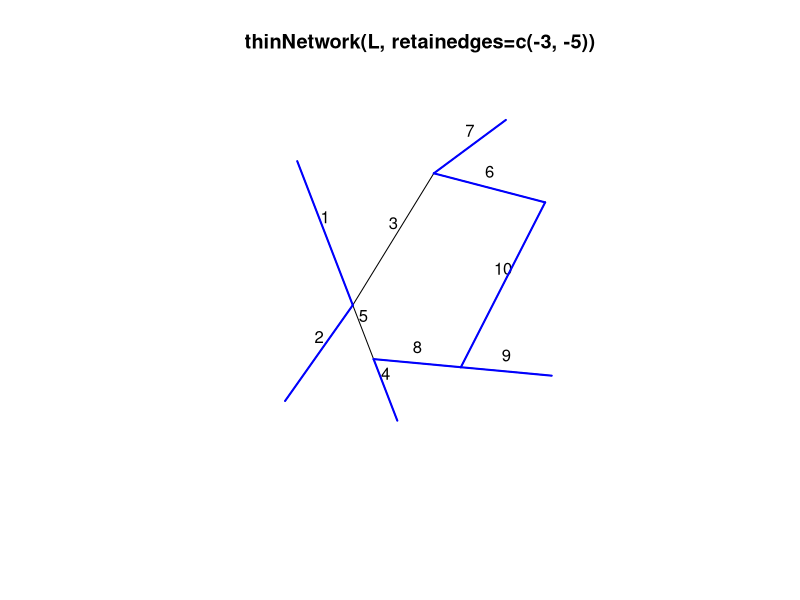

Here is the R script that generated this plot:
library(spatstat)


### Name: thinNetwork
### Title: Remove Vertices or Segments from a Linear Network
### Aliases: thinNetwork
### Keywords: spatial manip

### ** Examples

   L <- simplenet
   plot(L, main="thinNetwork(L, retainedges=c(-3, -5))")
   text(midpoints.psp(as.psp(L)), labels=1:nsegments(L), pos=3)
   Lsub <- thinNetwork(L, retainedges=c(-3, -5))
   plot(Lsub, add=TRUE, col="blue", lwd=2)
